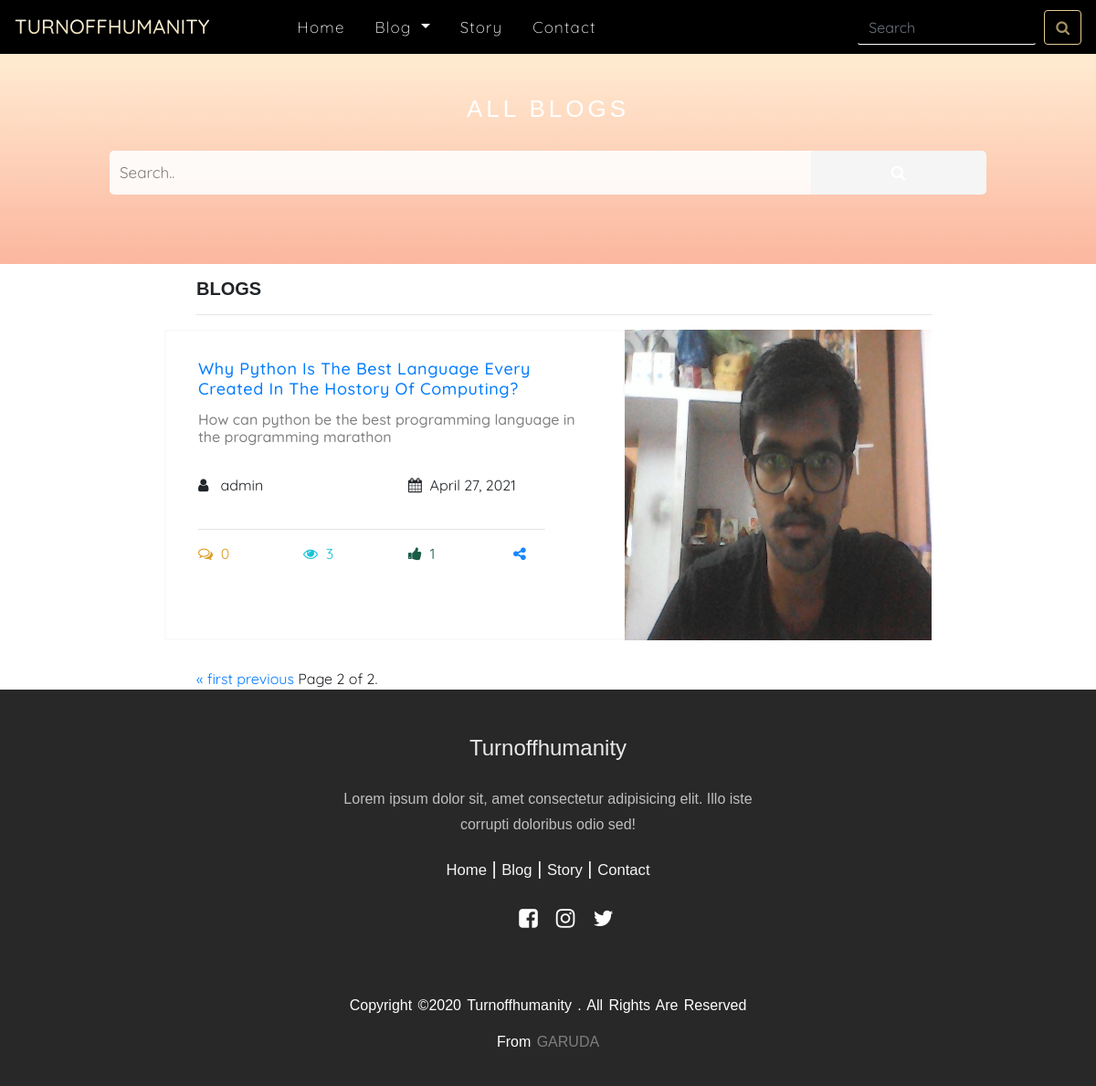
Page /categories/food?page=2 on the committed database.
### blogapp/models.py (models this page shows, shortened)
class Post(models.Model):
    Author=models.ForeignKey(User,on_delete=models.CASCADE)
    Title=models.TextField()
    TitleSlug=models.SlugField(blank=True,null=True)
    OverView=models.TextField()
    Thumbnail=models.ImageField(upload_to='thumbnails/')
    Content=RichTextUploadingField()
    Category=models.ManyToManyField(Category)
    DateAdded=models.DateField(auto_now_add=True)
    Views=models.PositiveIntegerField(default=0)
    CommentCount=models.PositiveIntegerField(default=0)
    Likes=models.PositiveIntegerField(default=0)
    class Meta:
        ordering=['-DateAdded']

### blogapp/views.py (the view)
# urls.py: path('categories/<str:category>',categoryFilter),
def categoryFilter(request,category):
    categoryObjects=Category.objects.filter(SlugName=category)
    if len(categoryObjects)>0:
        categoryObject=categoryObjects[0]
        posts=Post.objects.filter(Category=categoryObject)
        paginator=Paginator(posts,1)
        page_number=request.GET.get('page')
        page_obj=paginator.get_page(page_number)
        categories=Category.objects.all()
        return render(request,'blog.html',context={'page_obj':page_obj,'categories':categories})

### blogapp/models.py (called while the page is built)
    def __str__(self):
        return self.Name

### templates/blog.html (shortened to what this page needs)
{% load static %}
<!DOCTYPE html>
<html>
    <head>
        <head lang="en">
            <link rel="stylesheet" href="https://cdnjs.cloudflare.com/ajax/libs/font-awesome/4.7.0/css/font-awesome.min.css">
            <link rel="stylesheet" href="https://maxcdn.bootstrapcdn.com/bootstrap/4.5.2/css/bootstrap.min.css">
            <link rel="stylesheet" href="https://cdnjs.cloudflare.com/ajax/libs/font-awesome/4.7.0/css/font-awesome.min.css">
        <link rel = "stylesheet" href ="/static/styles/navfoot.css">
        <link rel = "stylesheet" href ="/static/styles/blog.css">
        </head>
    <body>
        <nav class="navbar navbar-expand-lg navbar-light" id="navbarmain">
            <div class="collapse navbar-collapse" id="navbarTogglerDemo01">
              <a class="navbar-brand" href="/" id="navtitle">TURNOFFHUMANITY</a>
              <ul class="navbar-nav mr-auto mt-2 mt-lg-0">
                <li class="nav-item ">
                  <a class="nav-link" href="/" id="navitems1">Home </a>
                </li>
                <li class="nav-item dropdown">
                  <a class="nav-link dropdown-toggle" href="#" id="navitems" role="button" data-toggle="dropdown" aria-haspopup="true" aria-expanded="false">
                      Blog
                  </a>
              </li>
                <li class="nav-item">
                    <a class="nav-link" href="/#story" id="navitems">Story</a>
                  </li>
                  <li class="nav-item">
                    <a class="nav-link" href="/#contact" id="navitems">Contact</a>
                  </li>
              </ul>
              <form class="form-inline my-2 my-lg-0" id="searchtextbox" method="GET" action="/search">
                <input class="form-control mr-sm-2" type="search" placeholder="Search" name="search" aria-label="Search" id="searchtextfield">
                <button class="btn btn-outline-success my-2 my-sm-0" type="submit" id="searchbtn"><i class="fa fa-search" id="searchicon"></i></button>
              </form>
            </div>
          </nav>
    <section class="blogbar-display">
        <h5>All Blogs</h5>
        <div class="blogbar-search">
            <form class="blogbar-searchform" method="GET" action="/search" >
                <input type="text" placeholder="Search.." name="search">
                <button type="submit"><i class="fa fa-search"></i></button>
            </form>
        </div>
    </section>
    <section class="blogbar-content">
        <h5>Blogs</h5>
        <hr>
    {% for post in page_obj %}
        <div class="row">
            <div class="blogbar-box1">
                <div class="column">
                    <h5><a href="/posts/{{post.TitleSlug}}">{{post.Title}}</a></h5>
                <h6>
                        {{post.OverView}}
                    </h6>
                    <div class="row" id="blogbox-r1">
                        <div class="blogbox-r1-box1"><i class="fa fa-user"></i> &nbsp;  {{post.Author}}</div>
                        <div class="blogbox-r1-box2"><i class="fa fa-calendar"></i>&nbsp;  {{post.DateAdded}}</div>
                    </div>
                    <hr >
                    <div class="row" id="blogbox-r2">
                        <div class="blogbox-r2-box" id="r2-b-icon1"><i class="fa fa-comments-o"></i>&nbsp;  {{post.CommentCount}}</div>
                        <div class="blogbox-r2-box" id="r2-b-icon2"><i class="fa fa-eye"></i>&nbsp; {{post.Views}}  </div>
                        <div class="blogbox-r2-box" id="r2-b-icon3"><i class="fa fa-thumbs-up"></i>&nbsp; {{post.Likes}} </div>
                        <div class="blogbox-r2-box" id="r2-b-icon4"><a href="#"><i class="fa fa-share-alt"></i></a></div>
                    </div>
                </div>
            </div>
            <div class="blogbar-box2">
                <img id="blogbox-img" src="{{post.Thumbnail.url}}">
            </div>
        </div>
        {% endfor %}
    {% if '/search/' in request.build_absolute_uri %}
    <div class="blog-pagination">
        <span class="step-links">
            {% if page_obj.has_previous %}
                <a href="?search={{q}}&page=1">&laquo; first</a>
                <a href="?search={{q}}&page={{ page_obj.previous_page_number }}">previous</a>
            {% endif %}
            <span class="current">
                Page {{ page_obj.number }} of {{ page_obj.paginator.num_pages }}.
            </span>
            {% if page_obj.has_next %}
                <a href="?search={{q}}&page={{ page_obj.next_page_number }}">next</a>
                <a href="?search={{q}}&page={{ page_obj.paginator.num_pages }}">last &raquo;</a>
            {% endif %}
        </span>
    </div>
    {% else %}
<div class="blog-pagination">
        <span class="step-links">
            {% if page_obj.has_previous %}
                <a href="?page=1">&laquo; first</a>
                <a href="?page={{ page_obj.previous_page_number }}">previous</a>
            {% endif %}
            <span class="current">
                Page {{ page_obj.number }} of {{ page_obj.paginator.num_pages }}.
            </span>
        </span>
    </div>
    {% endif %}
    </section>
        <footer style="width: 100%;">
            <div class="downfoot"  id="contact" style="width: 100%;">
                <div class="footer-content" id="footercontent" style="width: 100%;">
                    <h3>Turnoffhumanity</h3>
                    <p id="footerbrief">Lorem ipsum dolor sit, amet consectetur adipisicing elit. Illo iste corrupti doloribus odio sed!</p>
                    <p>
                        <span><a href="index.html" id="footerlinks">Home</a></span>
                        <span>|</span>
                        <span><a href="blog.html" id="footerlinks">Blog</a></span>
                        <span>|</span>
                        <span><a href="index.html#story" id="footerlinks">Story</a></span>
                        <span>|</span>
                        <span><a href="#contact" id="footerlinks">Contact</a></span>
                    </p>
                    <ul class="socials">
                        <li><a href="#"><i class="fa fa-facebook-square" style="font-size: 1.5rem;"></i>  </a></li>
                        <li><a href="#"><i class="fa fa-instagram" style="font-size: 1.5rem;"></i></a></li>
                        <li><a href="#"><i class="fa fa-twitter" style="font-size: 1.5rem;"></i></a></li>
                    </ul>
                </div>
                <div class="footer-bottom" id="footerbottom" style="width: 100%;">
                    <p>copyright &copy;2020  Turnoffhumanity . All rights are reserved</p>
                    <p>From <a href="https://garudatechnology.in/" target="_blank" rel="noopener noreferrer" style="color: white; font-weight: 500;">Garuda</a></p>
                </div>
                </div>
           </footer>
    </body>
</html>

### static/styles/navfoot.css (style rules this page uses)
body { font-family: 'Quicksand', sans-serif; }
#navbarmain { background-color: #000; }
#navitems , #navtitle , #navitems1 { color: white; }
#navtitle, #navtitletoggle { font-size: 22px; font-weight: 500; background-color: #e6ce92; background-image: linear-gradient(180deg, white,#e6ce92); background-size: 100%; -webkit-background-clip: text; -moz-background-clip: text; -webkit-text-fill-color: transparent; -moz-text-fill-color: transparent; }
#navitems { padding-left: 25px; }
#navitems1 { padding-left: 80px; }
#navitems1,#navitems { font-size: 17px; font-weight: 300; letter-spacing: 1.2px; }
#searchtextfield { background-color: transparent; border-bottom-color: white; border-top-color: transparent; border-left-color: transparent; border-right-color: transparent; color: white; }
#searchbtn { border-color: #e6ce92; }
#searchicon { color: #e6ce92 ; opacity: 0.7; }
.downfoot { clear: both; bottom: 0; left: 0; right: 0; opacity: 0.9; background: #111; height: auto; width: 100vw; padding-top: 40px; color: #fff; font-family: questrial, sans-serif; font-weight: 100; }
.footer-content { display: flex; align-items: center; justify-content: center; flex-direction: column; text-align: center; }
.footer-content h3 { font-size: 24px; text-transform: capitalize; line-height: 3rem; opacity: 0.9; }
.footer-content p { max-width: 500px; margin: 10px auto; line-height: 28px; font-size: 20px; }
.socials { list-style: none; display: flex; align-items: center; justify-content: center; margin: 1rem 0 3rem 0; }
.socials li { margin: 0 10px; }
.socials a { text-decoration: none; color: #fff; }
.socials a i { font-size: 1.1rem; transition: color .4s ease; }
.footer-bottom { background: #111; width: 100vw; padding: 20px 0; text-align: center; }
.footer-bottom p { font-size: 16px; word-spacing: 2px; text-transform: capitalize; }
.footer-bottom a { text-transform: uppercase; opacity: .4; font-weight: 200; }
#footerlinks { color: whitesmoke; font-size: smaller; }
#footerbrief { color: white; opacity: 0.7; font-size: unset; }

### rows in the picture
Post: Title "Why Python Is The Best Language Every Created In The Hostory Of Computing?", OverView "How can python be the best programming language in the programming marathon", Author "admin", DateAdded "April 27, 2021", CommentCount "0", Views "3", Likes "1", Thumbnail (picture)

### other values in the picture
{{ page_obj.number }} "2"
{{ page_obj.paginator.num_pages }} "2"
